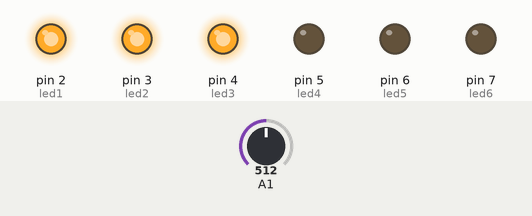
Simulated run of this sketch. Board: Arduino Uno, built with avr-gcc and run on an emulated ATmega328P. Shown: output pins drawn as LEDs (lit = HIGH). The test bench sets the inputs (shaded band); at power-on: A1 = 512. What the sketch prints to the serial monitor is not drawn.

Above: at 1.2 s.
1.3 s: A1 set to 569
2.8 s: A1 set to 598
At 3.4 s:
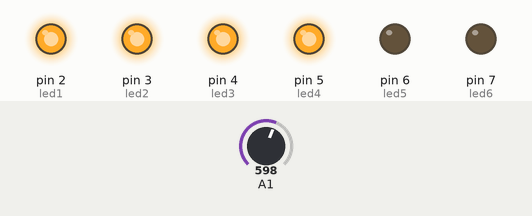
4.3 s: A1 set to 306
At 4.6 s:
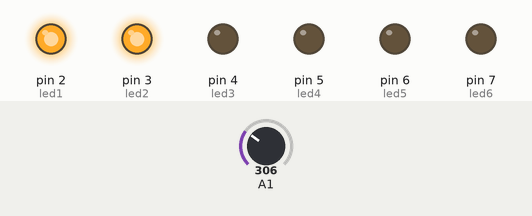
5.8 s: A1 set to 277
At 6.9 s:
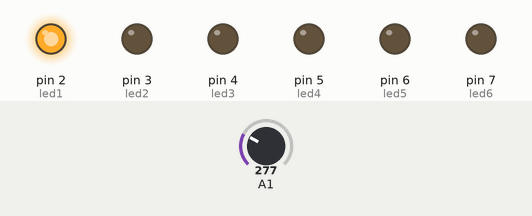
7.3 s: A1 set to 156
8.8 s: A1 set to 138
At 9.2 s:
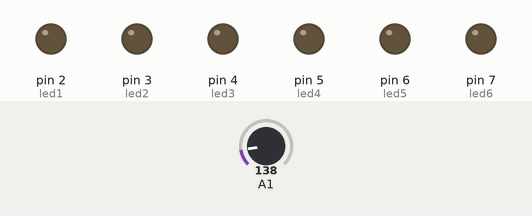
Timing chart, 0 to 11.3 s (numbered marks = the images above; inputs shaded):
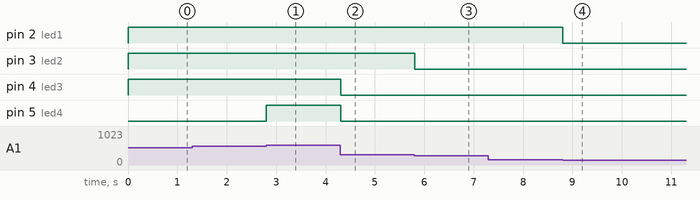

The sketch:

VR_LED1.ino
```cpp
#define VR analogRead(A1)     // 0...1023

void setup() {
  Serial.begin(9600);

  pinMode(2, OUTPUT);         // led1
  pinMode(3, OUTPUT);         // led2
  pinMode(4, OUTPUT);         // led3
  pinMode(5, OUTPUT);         // led4
  pinMode(6, OUTPUT);         // led5
  pinMode(7, OUTPUT);         // led6
}

int led_control;  // 0...6

void loop() {
  led_control = VR / 146;
  Serial.println(led_control);

  digitalWrite(2, led_control >= 1);
  digitalWrite(3, led_control >= 2);
  digitalWrite(4, led_control >= 3);
  digitalWrite(5, led_control >= 4);
  digitalWrite(6, led_control >= 5);
  digitalWrite(7, led_control >= 6);
}
```

Measured:
- the behaviour switches between 583 and 584 on A1 (found by bisection; images 0 and 1)
- the behaviour switches between 292 and 291 on A1 (found by bisection; images 2 and 3)
- the behaviour switches between 146 and 145 on A1 (found by bisection; images 3 and 4)
- after the input at 2.8 s, pin 5 (led4): LOW → HIGH at once
- after the input at 4.3 s, pin 4 (led3), pin 5 (led4): HIGH → LOW at once
- after the input at 5.8 s, pin 3 (led2): HIGH → LOW at once
- after the input at 8.8 s, pin 2 (led1): HIGH → LOW at once
